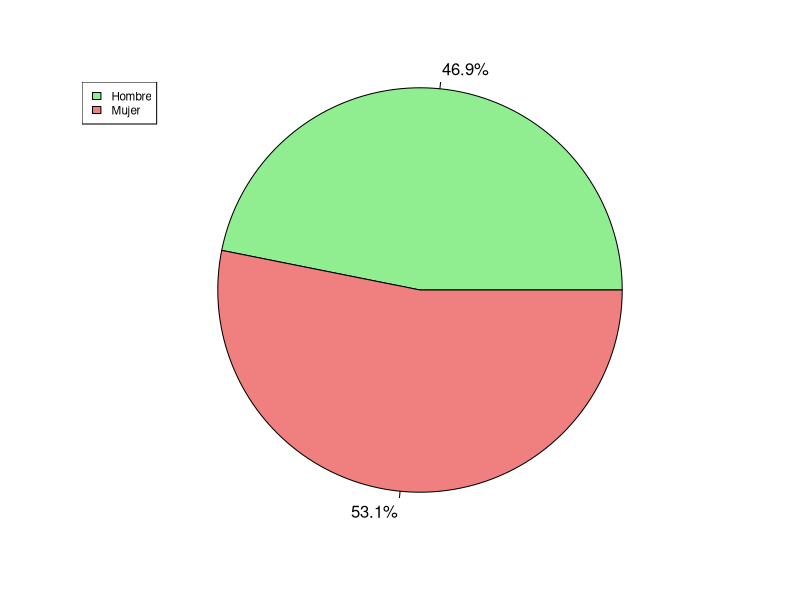
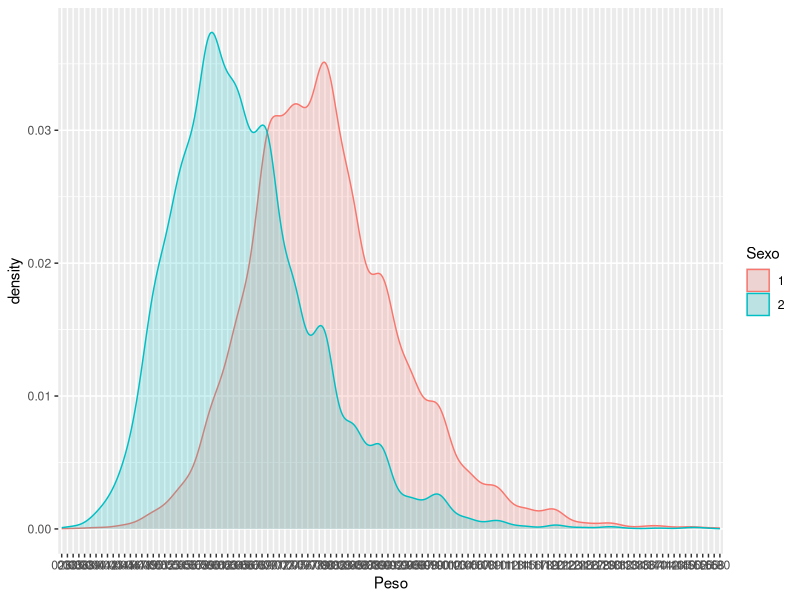
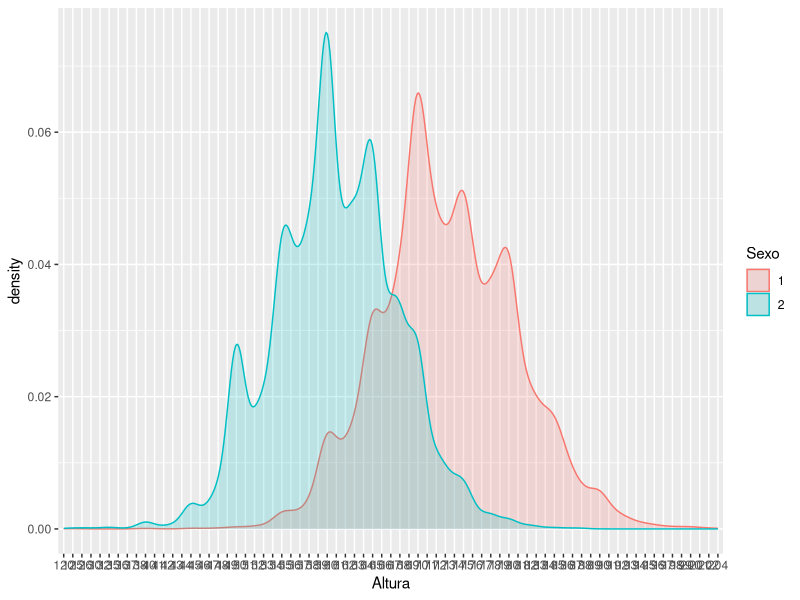
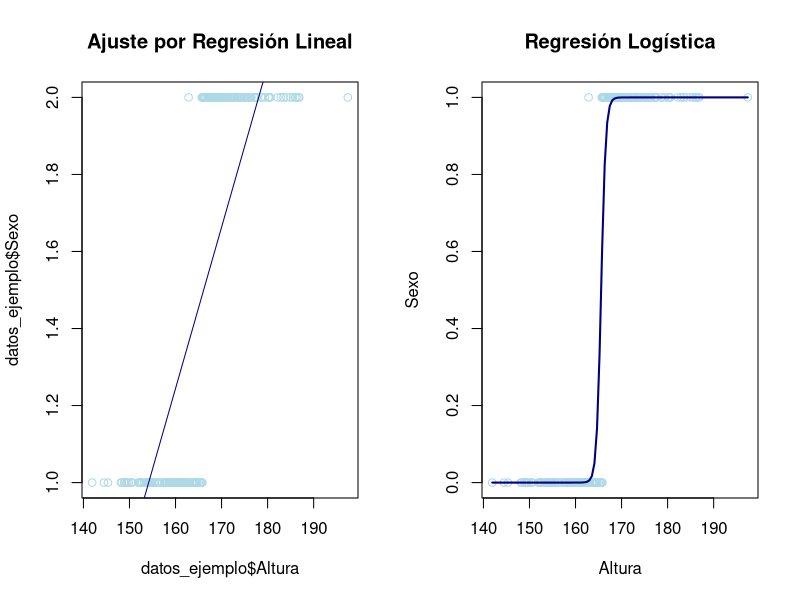
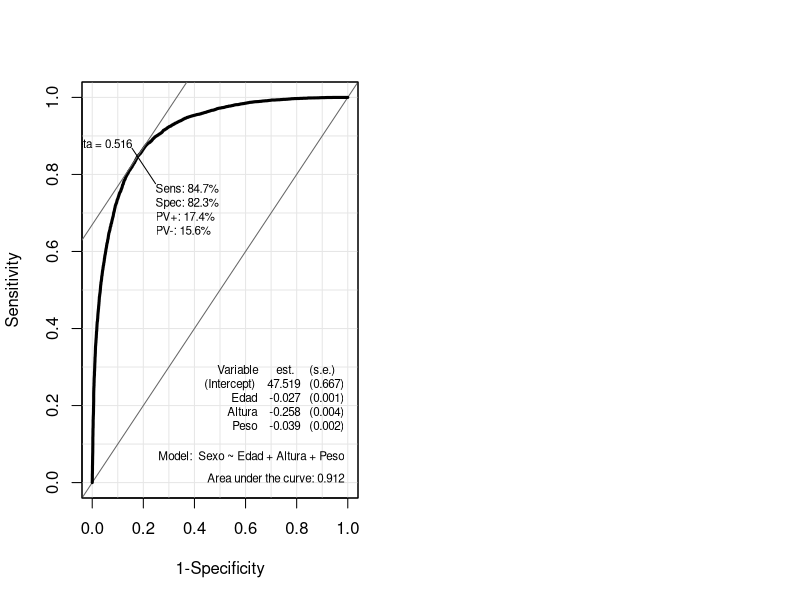

Recreate these plots in R, in order.
## ---- chunk 1
#| label: setup
#| include: false
knitr::opts_chunk$set(echo = TRUE, fig.align = "center", warning = FALSE, message = FALSE)


# fig.align= 'center para que nos centre todas figuras que se muestran
# warning = FALSE para que no muestre mensajes de warning
# message = FALSE para que no muestre mensajes automáticos cuando carga paquetes y demás en el output
## ---- chunk 2
#| label: librerias
#| message: false
#| warning: false
# Librerías
library(readxl) # Para leer los excels
library(dplyr) # Para tratamiento de dataframes
library(ggplot2) # Nice plots
library(Epi) # Para la ROC curve
library(caret) # para la confusion matrix
## ---- chunk 3
#| label: cargar_datos
datos <- read_excel("../../../files/salud.xlsx", sheet = "Datos")
## ---- chunk 4
#| label: porcentaje
#| out-width: 50%
# Creamos un gráfico de quesito o de sectores para ver qué proporción de personas ha mejorado su situación económica:


datos_quesito <- c(nrow(filter(datos, Sexo == "1")), nrow(filter(datos, Sexo == "2")))
etiquetas <- c("Hombre", "Mujer")

porcentajes <- paste0(round(datos_quesito / sum(datos_quesito) * 100, 1), "%")
colores <- c("lightgreen", "lightcoral")

pie(datos_quesito, labels = porcentajes, col = colores, radius = 1.05, cex = 1)
legend("topleft", etiquetas, cex = 0.7, fill = colores)
## ---- chunk 5
datos <- na.omit(datos)
datos %>% ggplot(aes(x = Peso)) +
  geom_density(aes(group = Sexo, colour = Sexo, fill = Sexo),
    alpha = 0.2
  )
## ---- chunk 6
datos <- na.omit(datos)
datos %>% ggplot(aes(x = Altura)) +
  geom_density(
    aes(
      group = Sexo,
      colour = Sexo,
      fill = Sexo
    ),
    alpha = 0.2
  )
## ---- chunk 7
# Generación de datos para el ejemplo
set.seed(123)
n <- 200
Altura <- rnorm(n, mean = 165, sd = 10)

# Crear una variable binaria 'Sexo' en función de Altura
Sexo <- as.factor(ifelse(Altura + rnorm(n) > 165, 1, 0))
datos_ejemplo <- data.frame(Altura, Sexo)

# Regresión lineal
modelo_lineal <- lm(Sexo ~ Altura, data = datos_ejemplo)

# Regresión logística
modelo_logistico <- glm(Sexo ~ Altura, data = datos_ejemplo, family = binomial)


# Regresión Lineal
par(mfrow = c(1, 2))
plot(datos_ejemplo$Altura, datos_ejemplo$Sexo, col = "lightblue", main = "Ajuste por Regresión Lineal")
abline(modelo_lineal, col = "navy")

# Regresión Logística

plot(datos_ejemplo$Altura, as.numeric(datos_ejemplo$Sexo) - 1, col = "lightblue", main = "Regresión Logística", xlab = "Altura", ylab = "Sexo")
curve(predict(modelo_logistico, data.frame(Altura = x), type = "response"), add = TRUE, col = "navy", lwd = 2)
## ---- chunk 8
datos$Edad <- as.numeric(datos$Edad)
datos$Altura <- as.numeric(datos$Altura)
datos$Peso <- as.numeric(datos$Peso)

# Pasar factores a 0=Hombre y 1=Mujer
datos$Sexo <- ifelse(datos$Sexo == "1", "0", "1")
datos$Sexo <- as.factor(datos$Sexo)

# Ver resumen de datos y ver si hay NA
summary(datos)
sum(is.na(datos))

datos <- na.omit(datos)
## ---- chunk 9
#| label: modelos
# lmod1
lmod1 <- glm(formula = Sexo ~ Edad, family = binomial(link = logit), data = datos)
summary(lmod1)

# lmod2
lmod2 <- glm(formula = Sexo ~ Edad + Altura, family = binomial(link = logit), data = datos)
summary(lmod2)

# lmod3
lmod3 <- glm(formula = Sexo ~ Edad + Altura + Peso, family = binomial(link = logit), data = datos)
summary(lmod3)
## ---- chunk 10
ROC(form = Sexo ~ Edad + Altura + Peso, data = datos, plot = "ROC", lwd = 3, cex = 1.5)
## ---- chunk 11
summary(lmod3)
